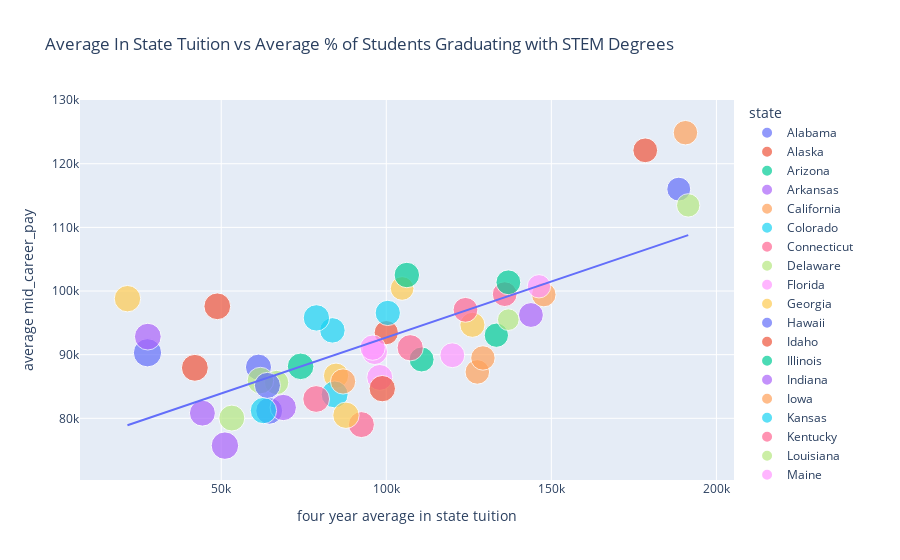

The cell this chart's notebook holds for it:
### Code cell
fig = px.scatter(state_stats_extras, x='four year average in state tuition', y='average mid_career_pay',
                 color='state',size='average make_world_better_percent',
                 trendline="ols", trendline_scope = 'overall',
                 title= 'Average In State Tuition vs Average % of Students Graduating with STEM Degrees')

fig.show()

### Figure 1 — Plotly figure (JSON) as saved in the notebook; plotly's stock layout.template omitted (floating-point values rounded to 4 significant figures)
{"data": [{"hovertemplate": "state=Alabama<br>four year average in state tuition=%{x}<br>average mid_career_pay=%{y}<br>average make_world_better_percent=%{marker.size}<extra></extra>", "legendgroup": "Alabama", "marker": {"color": "#636efa", "size": [60.05], "sizemode": "area", "sizeref": 0.1658, "symbol": "circle"}, "mode": "markers", "name": "Alabama", "orientation": "v", "showlegend": true, "type": "scatter", "x": [64540.0], "xaxis": "x", "y": [81180.0], "yaxis": "y"}, {"hovertemplate": "state=Alaska<br>four year average in state tuition=%{x}<br>average mid_career_pay=%{y}<br>average make_world_better_percent=%{marker.size}<extra></extra>", "legendgroup": "Alaska", "marker": {"color": "#EF553B", "size": [59.33], "sizemode": "area", "sizeref": 0.1658, "symbol": "circle"}, "mode": "markers", "name": "Alaska", "orientation": "v", "showlegend": true, "type": "scatter", "x": [48810.0], "xaxis": "x", "y": [97600], "yaxis": "y"}, {"hovertemplate": "state=Arizona<br>four year average in state tuition=%{x}<br>average mid_career_pay=%{y}<br>average make_world_better_percent=%{marker.size}<extra></extra>", "legendgroup": "Arizona", "marker": {"color": "#00cc96", "size": [58.67], "sizemode": "area", "sizeref": 0.1658, "symbol": "circle"}, "mode": "markers", "name": "Arizona", "orientation": "v", "showlegend": true, "type": "scatter", "x": [74048], "xaxis": "x", "y": [88170.0], "yaxis": "y"}, {"hovertemplate": "state=Arkansas<br>four year average in state tuition=%{x}<br>average mid_career_pay=%{y}<br>average make_world_better_percent=%{marker.size}<extra></extra>", "legendgroup": "Arkansas", "marker": {"color": "#ab63fa", "size": [57.57], "sizemode": "area", "sizeref": 0.1658, "symbol": "circle"}, "mode": "markers", "name": "Arkansas", "orientation": "v", "showlegend": true, "type": "scatter", "x": [68790.0], "xaxis": "x", "y": [81700], "yaxis": "y"}, {"hovertemplate": "state=California<br>four year average in state tuition=%{x}<br>average mid_career_pay=%{y}<br>average make_world_better_percent=%{marker.size}<extra></extra>", "legendgroup": "California", "marker": {"color": "#FFA15A", "size": [49.77], "sizemode": "area", "sizeref": 0.1658, "symbol": "circle"}, "mode": "markers", "name": "California", "orientation": "v", "showlegend": true, "type": "scatter", "x": [190600.0], "xaxis": "x", "y": [124900.0], "yaxis": "y"}, {"hovertemplate": "state=Colorado<br>four year average in state tuition=%{x}<br>average mid_career_pay=%{y}<br>average make_world_better_percent=%{marker.size}<extra></extra>", "legendgroup": "Colorado", "marker": {"color": "#19d3f3", "size": [53.92], "sizemode": "area", "sizeref": 0.1658, "symbol": "circle"}, "mode": "markers", "name": "Colorado", "orientation": "v", "showlegend": true, "type": "scatter", "x": [83680.0], "xaxis": "x", "y": [93820.0], "yaxis": "y"}, {"hovertemplate": "state=Connecticut<br>four year average in state tuition=%{x}<br>average mid_career_pay=%{y}<br>average make_world_better_percent=%{marker.size}<extra></extra>", "legendgroup": "Connecticut", "marker": {"color": "#FF6692", "size": [51], "sizemode": "area", "sizeref": 0.1658, "symbol": "circle"}, "mode": "markers", "name": "Connecticut", "orientation": "v", "showlegend": true, "type": "scatter", "x": [135900.0], "xaxis": "x", "y": [99510.0], "yaxis": "y"}, {"hovertemplate": "state=Delaware<br>four year average in state tuition=%{x}<br>average mid_career_pay=%{y}<br>average make_world_better_percent=%{marker.size}<extra></extra>", "legendgroup": "Delaware", "marker": {"color": "#B6E880", "size": [49.4], "sizemode": "area", "sizeref": 0.1658, "symbol": "circle"}, "mode": "markers", "name": "Delaware", "orientation": "v", "showlegend": true, "type": "scatter", "x": [66770.0], "xaxis": "x", "y": [85620], "yaxis": "y"}, {"hovertemplate": "state=Florida<br>four year average in state tuition=%{x}<br>average mid_career_pay=%{y}<br>average make_world_better_percent=%{marker.size}<extra></extra>", "legendgroup": "Florida", "marker": {"color": "#FF97FF", "size": [54.5], "sizemode": "area", "sizeref": 0.1658, "symbol": "circle"}, "mode": "markers", "name": "Florida", "orientation": "v", "showlegend": true, "type": "scatter", "x": [96490.0], "xaxis": "x", "y": [90460.0], "yaxis": "y"}, {"hovertemplate": "state=Georgia<br>four year average in state tuition=%{x}<br>average mid_career_pay=%{y}<br>average make_world_better_percent=%{marker.size}<extra></extra>", "legendgroup": "Georgia", "marker": {"color": "#FECB52", "size": [52.86], "sizemode": "area", "sizeref": 0.1658, "symbol": "circle"}, "mode": "markers", "name": "Georgia", "orientation": "v", "showlegend": true, "type": "scatter", "x": [84780.0], "xaxis": "x", "y": [86700], "yaxis": "y"}, {"hovertemplate": "state=Hawaii<br>four year average in state tuition=%{x}<br>average mid_career_pay=%{y}<br>average make_world_better_percent=%{marker.size}<extra></extra>", "legendgroup": "Hawaii", "marker": {"color": "#636efa", "size": [56.6], "sizemode": "area", "sizeref": 0.1658, "symbol": "circle"}, "mode": "markers", "name": "Hawaii", "orientation": "v", "showlegend": true, "type": "scatter", "x": [61280.0], "xaxis": "x", "y": [88040], "yaxis": "y"}, {"hovertemplate": "state=Idaho<br>four year average in state tuition=%{x}<br>average mid_career_pay=%{y}<br>average make_world_better_percent=%{marker.size}<extra></extra>", "legendgroup": "Idaho", "marker": {"color": "#EF553B", "size": [60], "sizemode": "area", "sizeref": 0.1658, "symbol": "circle"}, "mode": "markers", "name": "Idaho", "orientation": "v", "showlegend": true, "type": "scatter", "x": [42010.0], "xaxis": "x", "y": [87930.0], "yaxis": "y"}, {"hovertemplate": "state=Illinois<br>four year average in state tuition=%{x}<br>average mid_career_pay=%{y}<br>average make_world_better_percent=%{marker.size}<extra></extra>", "legendgroup": "Illinois", "marker": {"color": "#00cc96", "size": [51.26], "sizemode": "area", "sizeref": 0.1658, "symbol": "circle"}, "mode": "markers", "name": "Illinois", "orientation": "v", "showlegend": true, "type": "scatter", "x": [137000.0], "xaxis": "x", "y": [101400.0], "yaxis": "y"}, {"hovertemplate": "state=Indiana<br>four year average in state tuition=%{x}<br>average mid_career_pay=%{y}<br>average make_world_better_percent=%{marker.size}<extra></extra>", "legendgroup": "Indiana", "marker": {"color": "#ab63fa", "size": [51.44], "sizemode": "area", "sizeref": 0.1658, "symbol": "circle"}, "mode": "markers", "name": "Indiana", "orientation": "v", "showlegend": true, "type": "scatter", "x": [143800.0], "xaxis": "x", "y": [96230.0], "yaxis": "y"}, {"hovertemplate": "state=Iowa<br>four year average in state tuition=%{x}<br>average mid_career_pay=%{y}<br>average make_world_better_percent=%{marker.size}<extra></extra>", "legendgroup": "Iowa", "marker": {"color": "#FFA15A", "size": [50.05], "sizemode": "area", "sizeref": 0.1658, "symbol": "circle"}, "mode": "markers", "name": "Iowa", "orientation": "v", "showlegend": true, "type": "scatter", "x": [127600.0], "xaxis": "x", "y": [87290.0], "yaxis": "y"}, {"hovertemplate": "state=Kansas<br>four year average in state tuition=%{x}<br>average mid_career_pay=%{y}<br>average make_world_better_percent=%{marker.size}<extra></extra>", "legendgroup": "Kansas", "marker": {"color": "#19d3f3", "size": [60.35], "sizemode": "area", "sizeref": 0.1658, "symbol": "circle"}, "mode": "markers", "name": "Kansas", "orientation": "v", "showlegend": true, "type": "scatter", "x": [84350.0], "xaxis": "x", "y": [83750.0], "yaxis": "y"}, {"hovertemplate": "state=Kentucky<br>four year average in state tuition=%{x}<br>average mid_career_pay=%{y}<br>average make_world_better_percent=%{marker.size}<extra></extra>", "legendgroup": "Kentucky", "marker": {"color": "#FF6692", "size": [56.08], "sizemode": "area", "sizeref": 0.1658, "symbol": "circle"}, "mode": "markers", "name": "Kentucky", "orientation": "v", "showlegend": true, "type": "scatter", "x": [92470.0], "xaxis": "x", "y": [79010.0], "yaxis": "y"}, {"hovertemplate": "state=Louisiana<br>four year average in state tuition=%{x}<br>average mid_career_pay=%{y}<br>average make_world_better_percent=%{marker.size}<extra></extra>", "legendgroup": "Louisiana", "marker": {"color": "#B6E880", "size": [58.67], "sizemode": "area", "sizeref": 0.1658, "symbol": "circle"}, "mode": "markers", "name": "Louisiana", "orientation": "v", "showlegend": true, "type": "scatter", "x": [61872], "xaxis": "x", "y": [85930.0], "yaxis": "y"}, {"hovertemplate": "state=Maine<br>four year average in state tuition=%{x}<br>average mid_career_pay=%{y}<br>average make_world_better_percent=%{marker.size}<extra></extra>", "legendgroup": "Maine", "marker": {"color": "#FF97FF", "size": [55.88], "sizemode": "area", "sizeref": 0.1658, "symbol": "circle"}, "mode": "markers", "name": "Maine", "orientation": "v", "showlegend": true, "type": "scatter", "x": [98022], "xaxis": "x", "y": [86425], "yaxis": "y"}, {"hovertemplate": "state=Maryland<br>four year average in state tuition=%{x}<br>average mid_career_pay=%{y}<br>average make_world_better_percent=%{marker.size}<extra></extra>", "legendgroup": "Maryland", "marker": {"color": "#FECB52", "size": [52.29], "sizemode": "area", "sizeref": 0.1658, "symbol": "circle"}, "mode": "markers", "name": "Maryland", "orientation": "v", "showlegend": true, "type": "scatter", "x": [126100.0], "xaxis": "x", "y": [94690.0], "yaxis": "y"}, {"hovertemplate": "state=Massachusetts<br>four year average in state tuition=%{x}<br>average mid_career_pay=%{y}<br>average make_world_better_percent=%{marker.size}<extra></extra>", "legendgroup": "Massachusetts", "marker": {"color": "#636efa", "size": [47.52], "sizemode": "area", "sizeref": 0.1658, "symbol": "circle"}, "mode": "markers", "name": "Massachusetts", "orientation": "v", "showlegend": true, "type": "scatter", "x": [188600.0], "xaxis": "x", "y": [116000.0], "yaxis": "y"}, {"hovertemplate": "state=Michigan<br>four year average in state tuition=%{x}<br>average mid_career_pay=%{y}<br>average make_world_better_percent=%{marker.size}<extra></extra>", "legendgroup": "Michigan", "marker": {"color": "#EF553B", "size": [48.91], "sizemode": "area", "sizeref": 0.1658, "symbol": "circle"}, "mode": "markers", "name": "Michigan", "orientation": "v", "showlegend": true, "type": "scatter", "x": [100000.0], "xaxis": "x", "y": [93460.0], "yaxis": "y"}, {"hovertemplate": "state=Minnesota<br>four year average in state tuition=%{x}<br>average mid_career_pay=%{y}<br>average make_world_better_percent=%{marker.size}<extra></extra>", "legendgroup": "Minnesota", "marker": {"color": "#00cc96", "size": [49.11], "sizemode": "area", "sizeref": 0.1658, "symbol": "circle"}, "mode": "markers", "name": "Minnesota", "orientation": "v", "showlegend": true, "type": "scatter", "x": [133300.0], "xaxis": "x", "y": [93060.0], "yaxis": "y"}, {"hovertemplate": "state=Mississippi<br>four year average in state tuition=%{x}<br>average mid_career_pay=%{y}<br>average make_world_better_percent=%{marker.size}<extra></extra>", "legendgroup": "Mississippi", "marker": {"color": "#ab63fa", "size": [62.64], "sizemode": "area", "sizeref": 0.1658, "symbol": "circle"}, "mode": "markers", "name": "Mississippi", "orientation": "v", "showlegend": true, "type": "scatter", "x": [51116], "xaxis": "x", "y": [75710.0], "yaxis": "y"}, {"hovertemplate": "state=Missouri<br>four year average in state tuition=%{x}<br>average mid_career_pay=%{y}<br>average make_world_better_percent=%{marker.size}<extra></extra>", "legendgroup": "Missouri", "marker": {"color": "#FFA15A", "size": [53], "sizemode": "area", "sizeref": 0.1658, "symbol": "circle"}, "mode": "markers", "name": "Missouri", "orientation": "v", "showlegend": true, "type": "scatter", "x": [86910.0], "xaxis": "x", "y": [85790.0], "yaxis": "y"}, {"hovertemplate": "state=Montana<br>four year average in state tuition=%{x}<br>average mid_career_pay=%{y}<br>average make_world_better_percent=%{marker.size}<extra></extra>", "legendgroup": "Montana", "marker": {"color": "#19d3f3", "size": [58], "sizemode": "area", "sizeref": 0.1658, "symbol": "circle"}, "mode": "markers", "name": "Montana", "orientation": "v", "showlegend": true, "type": "scatter", "x": [78830], "xaxis": "x", "y": [95775], "yaxis": "y"}, {"hovertemplate": "state=Nebraska<br>four year average in state tuition=%{x}<br>average mid_career_pay=%{y}<br>average make_world_better_percent=%{marker.size}<extra></extra>", "legendgroup": "Nebraska", "marker": {"color": "#FF6692", "size": [59.64], "sizemode": "area", "sizeref": 0.1658, "symbol": "circle"}, "mode": "markers", "name": "Nebraska", "orientation": "v", "showlegend": true, "type": "scatter", "x": [78760.0], "xaxis": "x", "y": [83040.0], "yaxis": "y"}, {"hovertemplate": "state=Nevada<br>four year average in state tuition=%{x}<br>average mid_career_pay=%{y}<br>average make_world_better_percent=%{marker.size}<extra></extra>", "legendgroup": "Nevada", "marker": {"color": "#B6E880", "size": [39], "sizemode": "area", "sizeref": 0.1658, "symbol": "circle"}, "mode": "markers", "name": "Nevada", "orientation": "v", "showlegend": true, "type": "scatter", "x": [136964], "xaxis": "x", "y": [95500], "yaxis": "y"}, {"hovertemplate": "state=New Hampshire<br>four year average in state tuition=%{x}<br>average mid_career_pay=%{y}<br>average make_world_better_percent=%{marker.size}<extra></extra>", "legendgroup": "New Hampshire", "marker": {"color": "#FF97FF", "size": [51.27], "sizemode": "area", "sizeref": 0.1658, "symbol": "circle"}, "mode": "markers", "name": "New Hampshire", "orientation": "v", "showlegend": true, "type": "scatter", "x": [120000.0], "xaxis": "x", "y": [89910.0], "yaxis": "y"}, {"hovertemplate": "state=New Jersey<br>four year average in state tuition=%{x}<br>average mid_career_pay=%{y}<br>average make_world_better_percent=%{marker.size}<extra></extra>", "legendgroup": "New Jersey", "marker": {"color": "#FECB52", "size": [46.47], "sizemode": "area", "sizeref": 0.1658, "symbol": "circle"}, "mode": "markers", "name": "New Jersey", "orientation": "v", "showlegend": true, "type": "scatter", "x": [104800.0], "xaxis": "x", "y": [100400], "yaxis": "y"}, {"hovertemplate": "state=New Mexico<br>four year average in state tuition=%{x}<br>average mid_career_pay=%{y}<br>average make_world_better_percent=%{marker.size}<extra></extra>", "legendgroup": "New Mexico", "marker": {"color": "#636efa", "size": [66.33], "sizemode": "area", "sizeref": 0.1658, "symbol": "circle"}, "mode": "markers", "name": "New Mexico", "orientation": "v", "showlegend": true, "type": "scatter", "x": [27660.0], "xaxis": "x", "y": [90300], "yaxis": "y"}, {"hovertemplate": "state=New York<br>four year average in state tuition=%{x}<br>average mid_career_pay=%{y}<br>average make_world_better_percent=%{marker.size}<extra></extra>", "legendgroup": "New York", "marker": {"color": "#EF553B", "size": [50.81], "sizemode": "area", "sizeref": 0.1658, "symbol": "circle"}, "mode": "markers", "name": "New York", "orientation": "v", "showlegend": true, "type": "scatter", "x": [178446], "xaxis": "x", "y": [122100.0], "yaxis": "y"}, {"hovertemplate": "state=North Carolina<br>four year average in state tuition=%{x}<br>average mid_career_pay=%{y}<br>average make_world_better_percent=%{marker.size}<extra></extra>", "legendgroup": "North Carolina", "marker": {"color": "#00cc96", "size": [51.85], "sizemode": "area", "sizeref": 0.1658, "symbol": "circle"}, "mode": "markers", "name": "North Carolina", "orientation": "v", "showlegend": true, "type": "scatter", "x": [110700.0], "xaxis": "x", "y": [89245], "yaxis": "y"}, {"hovertemplate": "state=North Dakota<br>four year average in state tuition=%{x}<br>average mid_career_pay=%{y}<br>average make_world_better_percent=%{marker.size}<extra></extra>", "legendgroup": "North Dakota", "marker": {"color": "#ab63fa", "size": [56], "sizemode": "area", "sizeref": 0.1658, "symbol": "circle"}, "mode": "markers", "name": "North Dakota", "orientation": "v", "showlegend": true, "type": "scatter", "x": [44290.0], "xaxis": "x", "y": [80810.0], "yaxis": "y"}, {"hovertemplate": "state=Ohio<br>four year average in state tuition=%{x}<br>average mid_career_pay=%{y}<br>average make_world_better_percent=%{marker.size}<extra></extra>", "legendgroup": "Ohio", "marker": {"color": "#FFA15A", "size": [50], "sizemode": "area", "sizeref": 0.1658, "symbol": "circle"}, "mode": "markers", "name": "Ohio", "orientation": "v", "showlegend": true, "type": "scatter", "x": [147700.0], "xaxis": "x", "y": [99440], "yaxis": "y"}, {"hovertemplate": "state=Oklahoma<br>four year average in state tuition=%{x}<br>average mid_career_pay=%{y}<br>average make_world_better_percent=%{marker.size}<extra></extra>", "legendgroup": "Oklahoma", "marker": {"color": "#19d3f3", "size": [57.63], "sizemode": "area", "sizeref": 0.1658, "symbol": "circle"}, "mode": "markers", "name": "Oklahoma", "orientation": "v", "showlegend": true, "type": "scatter", "x": [62780.0], "xaxis": "x", "y": [81220.0], "yaxis": "y"}, {"hovertemplate": "state=Oregon<br>four year average in state tuition=%{x}<br>average mid_career_pay=%{y}<br>average make_world_better_percent=%{marker.size}<extra></extra>", "legendgroup": "Oregon", "marker": {"color": "#FF6692", "size": [57.22], "sizemode": "area", "sizeref": 0.1658, "symbol": "circle"}, "mode": "markers", "name": "Oregon", "orientation": "v", "showlegend": true, "type": "scatter", "x": [107200.0], "xaxis": "x", "y": [91080.0], "yaxis": "y"}, {"hovertemplate": "state=Pennsylvania<br>four year average in state tuition=%{x}<br>average mid_career_pay=%{y}<br>average make_world_better_percent=%{marker.size}<extra></extra>", "legendgroup": "Pennsylvania", "marker": {"color": "#B6E880", "size": [45.37], "sizemode": "area", "sizeref": 0.1658, "symbol": "circle"}, "mode": "markers", "name": "Pennsylvania", "orientation": "v", "showlegend": true, "type": "scatter", "x": [191500.0], "xaxis": "x", "y": [113500.0], "yaxis": "y"}, {"hovertemplate": "state=Rhode Island<br>four year average in state tuition=%{x}<br>average mid_career_pay=%{y}<br>average make_world_better_percent=%{marker.size}<extra></extra>", "legendgroup": "Rhode Island", "marker": {"color": "#FF97FF", "size": [45.44], "sizemode": "area", "sizeref": 0.1658, "symbol": "circle"}, "mode": "markers", "name": "Rhode Island", "orientation": "v", "showlegend": true, "type": "scatter", "x": [146248], "xaxis": "x", "y": [100700.0], "yaxis": "y"}, {"hovertemplate": "state=South Carolina<br>four year average in state tuition=%{x}<br>average mid_career_pay=%{y}<br>average make_world_better_percent=%{marker.size}<extra></extra>", "legendgroup": "South Carolina", "marker": {"color": "#FECB52", "size": [57.67], "sizemode": "area", "sizeref": 0.1658, "symbol": "circle"}, "mode": "markers", "name": "South Carolina", "orientation": "v", "showlegend": true, "type": "scatter", "x": [87780.0], "xaxis": "x", "y": [80480.0], "yaxis": "y"}, {"hovertemplate": "state=South Dakota<br>four year average in state tuition=%{x}<br>average mid_career_pay=%{y}<br>average make_world_better_percent=%{marker.size}<extra></extra>", "legendgroup": "South Dakota", "marker": {"color": "#636efa", "size": [56.5], "sizemode": "area", "sizeref": 0.1658, "symbol": "circle"}, "mode": "markers", "name": "South Dakota", "orientation": "v", "showlegend": true, "type": "scatter", "x": [63994], "xaxis": "x", "y": [85170], "yaxis": "y"}, {"hovertemplate": "state=Tennessee<br>four year average in state tuition=%{x}<br>average mid_career_pay=%{y}<br>average make_world_better_percent=%{marker.size}<extra></extra>", "legendgroup": "Tennessee", "marker": {"color": "#EF553B", "size": [57.7], "sizemode": "area", "sizeref": 0.1658, "symbol": "circle"}, "mode": "markers", "name": "Tennessee", "orientation": "v", "showlegend": true, "type": "scatter", "x": [98780.0], "xaxis": "x", "y": [84660], "yaxis": "y"}, {"hovertemplate": "state=Texas<br>four year average in state tuition=%{x}<br>average mid_career_pay=%{y}<br>average make_world_better_percent=%{marker.size}<extra></extra>", "legendgroup": "Texas", "marker": {"color": "#00cc96", "size": [53.83], "sizemode": "area", "sizeref": 0.1658, "symbol": "circle"}, "mode": "markers", "name": "Texas", "orientation": "v", "showlegend": true, "type": "scatter", "x": [106200.0], "xaxis": "x", "y": [102500.0], "yaxis": "y"}, {"hovertemplate": "state=Utah<br>four year average in state tuition=%{x}<br>average mid_career_pay=%{y}<br>average make_world_better_percent=%{marker.size}<extra></extra>", "legendgroup": "Utah", "marker": {"color": "#ab63fa", "size": [59.5], "sizemode": "area", "sizeref": 0.1658, "symbol": "circle"}, "mode": "markers", "name": "Utah", "orientation": "v", "showlegend": true, "type": "scatter", "x": [27760.0], "xaxis": "x", "y": [92830.0], "yaxis": "y"}, {"hovertemplate": "state=Vermont<br>four year average in state tuition=%{x}<br>average mid_career_pay=%{y}<br>average make_world_better_percent=%{marker.size}<extra></extra>", "legendgroup": "Vermont", "marker": {"color": "#FFA15A", "size": [49.64], "sizemode": "area", "sizeref": 0.1658, "symbol": "circle"}, "mode": "markers", "name": "Vermont", "orientation": "v", "showlegend": true, "type": "scatter", "x": [129300.0], "xaxis": "x", "y": [89480.0], "yaxis": "y"}, {"hovertemplate": "state=Virginia<br>four year average in state tuition=%{x}<br>average mid_career_pay=%{y}<br>average make_world_better_percent=%{marker.size}<extra></extra>", "legendgroup": "Virginia", "marker": {"color": "#19d3f3", "size": [53.14], "sizemode": "area", "sizeref": 0.1658, "symbol": "circle"}, "mode": "markers", "name": "Virginia", "orientation": "v", "showlegend": true, "type": "scatter", "x": [100400.0], "xaxis": "x", "y": [96560.0], "yaxis": "y"}, {"hovertemplate": "state=Washington<br>four year average in state tuition=%{x}<br>average mid_career_pay=%{y}<br>average make_world_better_percent=%{marker.size}<extra></extra>", "legendgroup": "Washington", "marker": {"color": "#FF6692", "size": [51.19], "sizemode": "area", "sizeref": 0.1658, "symbol": "circle"}, "mode": "markers", "name": "Washington", "orientation": "v", "showlegend": true, "type": "scatter", "x": [123986], "xaxis": "x", "y": [97040.0], "yaxis": "y"}, {"hovertemplate": "state=West Virginia<br>four year average in state tuition=%{x}<br>average mid_career_pay=%{y}<br>average make_world_better_percent=%{marker.size}<extra></extra>", "legendgroup": "West Virginia", "marker": {"color": "#B6E880", "size": [55.87], "sizemode": "area", "sizeref": 0.1658, "symbol": "circle"}, "mode": "markers", "name": "West Virginia", "orientation": "v", "showlegend": true, "type": "scatter", "x": [53200.0], "xaxis": "x", "y": [80040], "yaxis": "y"}, {"hovertemplate": "state=Wisconsin<br>four year average in state tuition=%{x}<br>average mid_career_pay=%{y}<br>average make_world_better_percent=%{marker.size}<extra></extra>", "legendgroup": "Wisconsin", "marker": {"color": "#FF97FF", "size": [53.23], "sizemode": "area", "sizeref": 0.1658, "symbol": "circle"}, "mode": "markers", "name": "Wisconsin", "orientation": "v", "showlegend": true, "type": "scatter", "x": [95870.0], "xaxis": "x", "y": [91100], "yaxis": "y"}, {"hovertemplate": "state=Wyoming<br>four year average in state tuition=%{x}<br>average mid_career_pay=%{y}<br>average make_world_better_percent=%{marker.size}<extra></extra>", "legendgroup": "Wyoming", "marker": {"color": "#FECB52", "size": [58], "sizemode": "area", "sizeref": 0.1658, "symbol": "circle"}, "mode": "markers", "name": "Wyoming", "orientation": "v", "showlegend": true, "type": "scatter", "x": [21600], "xaxis": "x", "y": [98800], "yaxis": "y"}, {"hovertemplate": "<b>OLS trendline</b><br>average mid_career_pay = 0.175898 * four year average in state tuition + 75105<br>R<sup>2</sup>=0.504633<br><br>four year average in state tuition=%{x}<br>average mid_career_pay=%{y} <b>(trend)</b><extra></extra>", "legendgroup": "Overall Trendline", "line": {"color": "#636efa"}, "mode": "lines", "name": "Overall Trendline", "showlegend": true, "type": "scatter", "x": [21600, 27660.0, 27760.0, 42010.0, 44290.0, 48810.0, 51116, 53200.0, 61280.0, 61872, 62780.0, 63994, 64540.0, 66770.0, 68790.0, 74048, 78760.0, 78830, 83680.0, 84350.0, 84780.0, 86910.0, 87780.0, 92470.0, 95870.0, 96490.0, 98022, 98780.0, 100000.0, 100400.0, 104800.0, 106200.0, 107200.0, 110700.0, 120000.0, 123986, 126100.0, 127600.0, 129300.0, 133300.0, 135900.0, 136964, 137000.0, 143800.0, 146248, 147700.0, 178446, 188600.0, 190600.0, 191500.0], "xaxis": "x", "y": [78900.0, 79970.0, 79990.0, 82490.0, 82900.0, 83690.0, 84100.0, 84460.0, 85880.0, 85990.0, 86150.0, 86360.0, 86460.0, 86850.0, 87200.0, 88130.0, 88960.0, 88970.0, 89820.0, 89940.0, 90020.0, 90390.0, 90550.0, 91370.0, 91970.0, 92080.0, 92350.0, 92480.0, 92690.0, 92770.0, 93540.0, 93790.0, 93970.0, 94580.0, 96210.0, 96910.0, 97280.0, 97550.0, 97840.0, 98560.0, 99000.0, 99200.0, 99200.0, 100400.0, 100800.0, 101100.0, 106500.0, 108300.0, 108600.0, 108800.0], "yaxis": "y"}], "layout": {"legend": {"itemsizing": "constant", "title": {"text": "state"}, "tracegroupgap": 0}, "title": {"text": "Average In State Tuition vs Average % of Students Graduating with STEM Degrees"}, "xaxis": {"anchor": "y", "domain": [0, 1], "title": {"text": "four year average in state tuition"}}, "yaxis": {"anchor": "x", "domain": [0, 1], "title": {"text": "average mid_career_pay"}}}}
